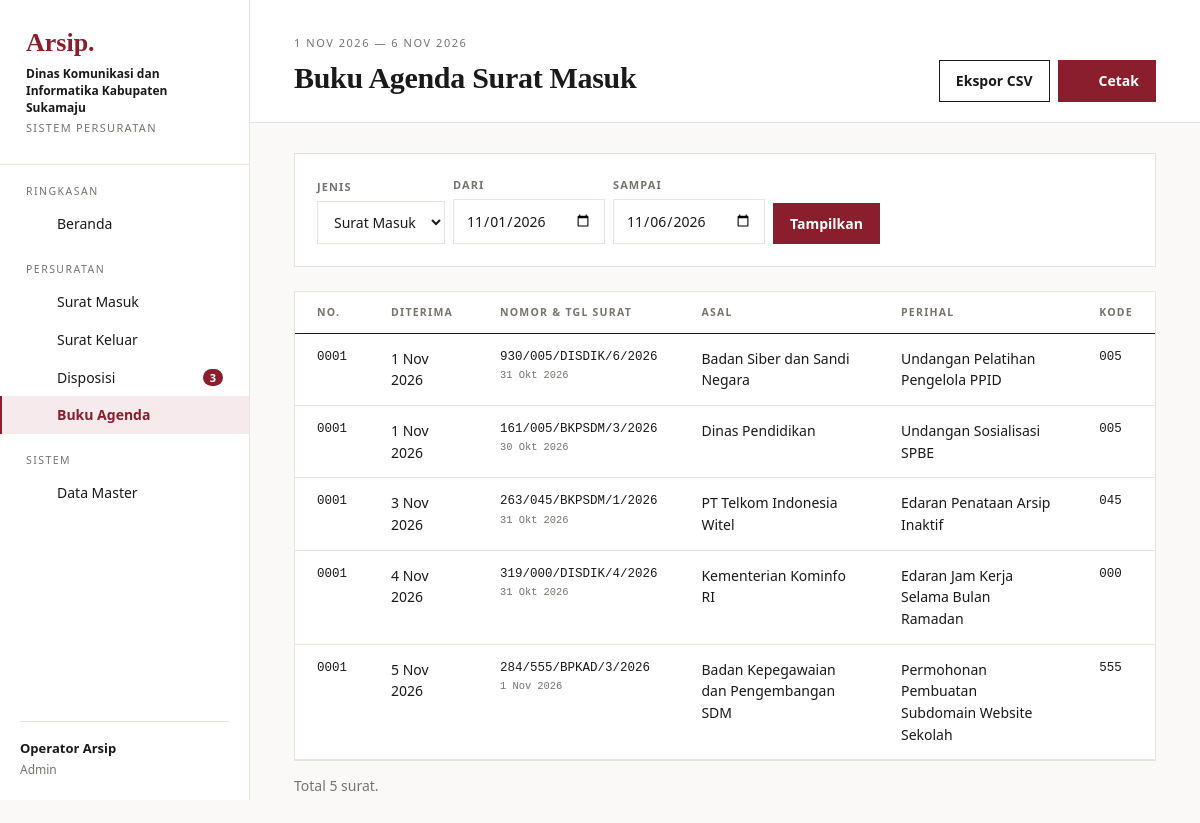
Page /index.php?page=agenda (signed in) on the committed database.
### tables this page shows
CREATE TABLE pengaturan (
  id INT PRIMARY KEY,
  nama_instansi VARCHAR(150) NOT NULL,
  kode_instansi VARCHAR(30) NOT NULL,
  alamat VARCHAR(255),
  telepon VARCHAR(30),
  pimpinan VARCHAR(100),
  jabatan_pimpinan VARCHAR(100)
);

CREATE TABLE surat_masuk (
  id INT AUTO_INCREMENT PRIMARY KEY,
  no_agenda VARCHAR(10) NOT NULL,
  no_surat VARCHAR(100) NOT NULL,
  tgl_surat DATE NOT NULL,
  tgl_terima DATE NOT NULL,
  asal VARCHAR(150) NOT NULL,
  perihal VARCHAR(255) NOT NULL,
  klasifikasi_id INT,
  sifat ENUM('Biasa','Penting','Segera','Rahasia') NOT NULL DEFAULT 'Biasa',
  lampiran VARCHAR(50),
  file VARCHAR(100),
  status ENUM('baru','didisposisi','selesai') NOT NULL DEFAULT 'baru',
  user_id INT,
  created_at TIMESTAMP DEFAULT CURRENT_TIMESTAMP,
  INDEX (tgl_terima),
  FOREIGN KEY (klasifikasi_id) REFERENCES klasifikasi(id) ON DELETE SET NULL,
  FOREIGN KEY (user_id) REFERENCES users(id) ON DELETE SET NULL
);

CREATE TABLE klasifikasi (
  id INT AUTO_INCREMENT PRIMARY KEY,
  kode VARCHAR(10) NOT NULL UNIQUE,
  nama VARCHAR(100) NOT NULL
);

### index.php (called while the page is built, shortened)
<?php
require __DIR__ . '/includes/bootstrap.php';
$routes = [
    'login'            => 'pages/login.php',
    'logout'           => 'pages/logout.php',
    'dashboard'        => 'pages/dashboard.php',
    'masuk'            => 'pages/masuk/index.php',
    'masuk.form'       => 'pages/masuk/form.php',
    'masuk.detail'     => 'pages/masuk/detail.php',
    'masuk.hapus'      => 'pages/masuk/hapus.php',
    'masuk.lembar'     => 'pages/masuk/lembar.php',
    'keluar'           => 'pages/keluar/index.php',
    'keluar.form'      => 'pages/keluar/form.php',
    'keluar.hapus'     => 'pages/keluar/hapus.php',
    'disposisi'        => 'pages/disposisi/index.php',
    'disposisi.simpan' => 'pages/disposisi/simpan.php',
    'disposisi.respon' => 'pages/disposisi/respon.php',
    'agenda'           => 'pages/agenda.php',
    'master'           => 'pages/master/index.php',
    'berkas'           => 'pages/berkas.php',
];
$page = $_GET['page'] ?? 'dashboard';
require __DIR__ . '/' . $routes[$page];

### pages/agenda.php (the view, shortened to what this page needs)
<?php
$jenis = ($_GET['jenis'] ?? 'masuk') === 'keluar' ? 'keluar' : 'masuk';
$dari = $_GET['dari'] ?? date('Y-m-01');
$sampai = $_GET['sampai'] ?? date('Y-m-d');
if ($jenis === 'masuk') {
    $rows = q('SELECT s.*, k.kode FROM surat_masuk s LEFT JOIN klasifikasi k ON k.id = s.klasifikasi_id
               WHERE s.tgl_terima BETWEEN ? AND ? ORDER BY s.tgl_terima, s.no_agenda', [$dari, $sampai])->fetchAll();
} else {
    $rows = q('SELECT s.*, k.kode FROM surat_keluar s LEFT JOIN klasifikasi k ON k.id = s.klasifikasi_id
               WHERE s.tgl_surat BETWEEN ? AND ? ORDER BY s.tgl_surat, s.no_urut', [$dari, $sampai])->fetchAll();
}
$title = 'Buku Agenda Surat ' . ucfirst($jenis);
$eyebrow = tgl($dari) . ' — ' . tgl($sampai);
$actions = '<a class="btn" href="' . url('agenda', ['jenis' => $jenis, 'dari' => $dari, 'sampai' => $sampai, 'export' => 'csv']) . '">Ekspor CSV</a>'
    . '<button class="btn btn-primary" onclick="window.print()">' . icon('printer', 16) . ' Cetak</button>';
require __DIR__ . '/../includes/header.php';
?>
<form class="panel no-print" method="get" style="margin-bottom:24px">
    <div class="panel-body filters" style="align-items:end">
        <div><label>Jenis</label><select name="jenis"><option value="masuk">Surat Masuk</option><option value="keluar" <?= $jenis === 'keluar' ? 'selected' : '' ?>>Surat Keluar</option></select></div>
        <div><label>Dari</label><input type="date" name="dari" value="<?= e($dari) ?>"></div>
        <div><label>Sampai</label><input type="date" name="sampai" value="<?= e($sampai) ?>"></div>
        <button class="btn btn-primary">Tampilkan</button>
    </div>
</form>
<div class="panel">
    <div class="table-wrap"><table>
        <?php if ($jenis === 'masuk'): ?>
            <thead><tr><th>No.</th><th>Diterima</th><th>Nomor & Tgl Surat</th><th>Asal</th><th>Perihal</th><th>Kode</th></tr></thead>
            <tbody><?php foreach ($rows as $r): ?>
                <tr><td class="mono"><?= e($r['no_agenda']) ?></td><td><?= tgl($r['tgl_terima']) ?></td><td class="mono"><?= e($r['no_surat']) ?><small><?= tgl($r['tgl_surat']) ?></small></td>
                    <td><?= e($r['asal']) ?></td><td><?= e($r['perihal']) ?></td><td class="mono"><?= e($r['kode']) ?></td></tr>
            <?php endforeach; ?></tbody>
        <?php endif; ?>
    </table></div>
</div>
<p class="muted" style="margin-top:14px">Total <?= count($rows) ?> surat.</p>
<?php require __DIR__ . '/../includes/footer.php'; ?>

### includes/header.php (shortened to what this page needs)
<?php
$u = user();
$disposisiBaru = (int) q("SELECT COUNT(*) FROM disposisi WHERE status = 'belum'" . ($u['role'] === 'staf' ? ' AND ke_bagian_id = ' . (int) $u['bagian_id'] : ''))->fetchColumn();
$menu = [
    'Ringkasan' => [['dashboard', 'Beranda', 'home', 0]],
    'Persuratan' => [
        ['masuk', 'Surat Masuk', 'inbox', 0],
        ['keluar', 'Surat Keluar', 'send', 0],
        ['disposisi', 'Disposisi', 'share', $disposisiBaru],
        ['agenda', 'Buku Agenda', 'book', 0],
    ],
];
if (is_admin()) $menu['Sistem'] = [['master', 'Data Master', 'folder', 0]];
$current = explode('.', $_GET['page'] ?? 'dashboard')[0];
$set = setting();
?>
<!DOCTYPE html>
<html lang="id">
<head>
    <link rel="stylesheet" href="assets/css/style.css">
</head>
<body>
<div class="layout">
    <aside class="sidebar" id="sidebar">
        <div class="brand">
            <div class="mark">Arsip.</div>
            <strong><?= e($set['nama_instansi']) ?></strong>
            <small>Sistem Persuratan</small>
        </div>
        <nav>
            <?php foreach ($menu as $section => $items): ?>
                <div class="nav-section"><?= $section ?></div>
                <?php foreach ($items as [$key, $label, $ic, $count]): ?>
                    <a href="<?= url($key) ?>" class="<?= $current === $key ? 'active' : '' ?>"><?= icon($ic, 17) ?> <?= $label ?>
                        <?php if ($count): ?><span class="count"><?= $count ?></span><?php endif; ?></a>
                <?php endforeach; ?>
            <?php endforeach; ?>
        </nav>
        <div class="grow"></div>
        <div class="user-box">
            <div class="grow"><strong><?= e($u['nama']) ?></strong><small><?= e(ucfirst($u['role'])) ?></small></div>
            <a href="<?= url('logout') ?>" class="icon-btn" title="Keluar"><?= icon('logout', 17) ?></a>
        </div>
    </aside>
    <main class="main">
        <header class="topbar">
            <div>
                <div class="eyebrow"><?= e($eyebrow ?? 'Sistem Arsip Surat') ?></div>
                <h1><?= e($title ?? 'Beranda') ?></h1>
            </div>
            <div class="topbar-actions"><?= $actions ?? '' ?></div>
        </header>
        <div class="content">

### assets/css/style.css (style rules this page uses)
:root { --paper: #ffffff; --bg: #faf9f7; --ink: #1a1a1a; --muted: #77736d; --line: #e7e3dd; --line-strong: #1a1a1a; --accent: #8b1e2d; --accent-soft: #f6eaec; --green: #2f6b3a; --green-soft: #eaf3ec; --amber: #94600c; --amber-soft: #f8f0e0; --red: #a61b1b; --red-soft: #f9e9e9; --blue: #2b4f81; --blue-soft: #e9eff7; --gray: #5c5852; --gray-soft: #f0eeea; --serif: "Iowan Old Style", "Palatino Linotype", Palatino, Georgia, "Times New Roman", serif; --sans: "Segoe UI", system-ui, -apple-system, "Helvetica Neue", Arial, sans-serif; }
* { box-sizing: border-box; }
body { margin: 0; background: var(--bg); color: var(--ink); font: 14px/1.55 var(--sans); }
a { color: var(--accent); text-decoration: none; }
.muted { color: var(--muted); }
h1, h2, h3 { font-family: var(--serif); font-weight: 600; letter-spacing: -.01em; }
.layout { display: grid; grid-template-columns: 250px 1fr; min-height: 100vh; }
.sidebar { background: var(--paper); border-right: 1px solid var(--line); padding: 30px 0 20px; position: sticky; top: 0; height: 100vh; display: flex; flex-direction: column; }
.brand { padding: 0 26px 26px; border-bottom: 1px solid var(--line); }
.brand .mark { font-family: var(--serif); font-size: 26px; font-weight: 700; color: var(--accent); line-height: 1; }
.brand strong { display: block; font-size: 12px; margin-top: 10px; line-height: 1.4; color: var(--ink); }
.brand small { color: var(--muted); font-size: 11px; text-transform: uppercase; letter-spacing: .12em; }
.nav-section { padding: 18px 26px 6px; font-size: 10.5px; letter-spacing: .14em; text-transform: uppercase; color: var(--muted); }
.sidebar nav a { display: flex; align-items: center; gap: 12px; padding: 8px 26px; color: var(--ink); border-left: 2px solid transparent; }
.sidebar nav a.active { border-left-color: var(--accent); color: var(--accent); font-weight: 600; background: var(--accent-soft); }
.sidebar nav a .count { margin-left: auto; background: var(--accent); color: #fff; font-size: 11px; border-radius: 999px; padding: 0 7px; font-weight: 600; }
.sidebar .grow { flex: 1; }
.user-box { margin: 0 20px; padding-top: 16px; border-top: 1px solid var(--line); display: flex; align-items: center; gap: 10px; }
.user-box strong { display: block; font-size: 13px; }
.user-box small { color: var(--muted); font-size: 12px; }
.user-box .grow { flex: 1; min-width: 0; }
.main { min-width: 0; }
.topbar { display: flex; align-items: flex-end; justify-content: space-between; gap: 16px; padding: 34px 44px 20px; border-bottom: 1px solid var(--line); background: var(--paper); flex-wrap: wrap; }
.topbar .eyebrow { font-size: 11px; letter-spacing: .14em; text-transform: uppercase; color: var(--muted); }
.topbar h1 { margin: 4px 0 0; font-size: 30px; }
.topbar-actions { display: flex; gap: 8px; }
.content { padding: 30px 44px 56px; }
.panel { background: var(--paper); border: 1px solid var(--line); }
.panel-body { padding: 22px; }
.btn { display: inline-flex; align-items: center; gap: 8px; padding: 9px 16px; border: 1px solid var(--line-strong); background: var(--paper); color: var(--ink); font: inherit; font-weight: 600; cursor: pointer; white-space: nowrap; }
.btn-primary { background: var(--accent); border-color: var(--accent); color: #fff; }
.icon-btn { background: none; border: 0; padding: 6px; cursor: pointer; color: var(--muted); display: inline-grid; place-items: center; }
.table-wrap { overflow-x: auto; }
table { width: 100%; border-collapse: collapse; }
th { text-align: left; font-size: 10.5px; letter-spacing: .12em; text-transform: uppercase; color: var(--muted); font-weight: 600; padding: 12px 22px; border-bottom: 1px solid var(--line-strong); }
td { padding: 14px 22px; border-bottom: 1px solid var(--line); vertical-align: top; }
td small { color: var(--muted); display: block; }
.mono { font-family: ui-monospace, "SFMono-Regular", Consolas, monospace; font-size: 12.5px; }
label { display: block; font-size: 11px; letter-spacing: .1em; text-transform: uppercase; color: var(--muted); font-weight: 600; margin-bottom: 6px; }
input[type=text], input[type=date], input[type=password], input[type=search], input[type=number], input[type=file], select, textarea { width: 100%; padding: 10px 12px; border: 1px solid var(--line); background: var(--paper); font: inherit; color: var(--ink); border-radius: 0; }
.filters { display: flex; gap: 8px; flex-wrap: wrap; }
.filters input, .filters select { width: auto; }

### rows in the picture
pengaturan: nama_instansi "Dinas Komunikasi dan Informatika Kabupaten Sukamaju"
surat_masuk: no_agenda "0001", tgl_terima "1 Nov 2026", no_surat "930/005/DISDIK/6/2026", tgl_surat "31 Okt 2026", asal "Badan Siber dan Sandi Negara", perihal "Undangan Pelatihan Pengelola PPID", klasifikasi.kode "005"
surat_masuk: no_agenda "0001", tgl_terima "1 Nov 2026", no_surat "161/005/BKPSDM/3/2026", tgl_surat "30 Okt 2026", asal "Dinas Pendidikan", perihal "Undangan Sosialisasi SPBE", klasifikasi.kode "005"
surat_masuk: no_agenda "0001", tgl_terima "3 Nov 2026", no_surat "263/045/BKPSDM/1/2026", tgl_surat "31 Okt 2026", asal "PT Telkom Indonesia Witel", perihal "Edaran Penataan Arsip Inaktif", klasifikasi.kode "045"
surat_masuk: no_agenda "0001", tgl_terima "4 Nov 2026", no_surat "319/000/DISDIK/4/2026", tgl_surat "31 Okt 2026", asal "Kementerian Kominfo RI", perihal "Edaran Jam Kerja Selama Bulan Ramadan", klasifikasi.kode "000"
surat_masuk: no_agenda "0001", tgl_terima "5 Nov 2026", no_surat "284/555/BPKAD/3/2026", tgl_surat "1 Nov 2026", asal "Badan Kepegawaian dan Pengembangan SDM", perihal "Permohonan Pembuatan Subdomain Website Sekolah", klasifikasi.kode "555"

### other values in the picture
$section "RINGKASAN"
$label "Beranda"
$section "PERSURATAN"
$label "Surat Masuk"
$label "Surat Keluar"
$label "Disposisi"
$count "3"
$label "Buku Agenda"
$section "SISTEM"
$label "Data Master"
$u['nama'] "Operator Arsip"
$u['role'] "Admin"
$eyebrow "1 NOV 2026 — 6 NOV 2026"
$title "Buku Agenda Surat Masuk"
count($rows) "5"
